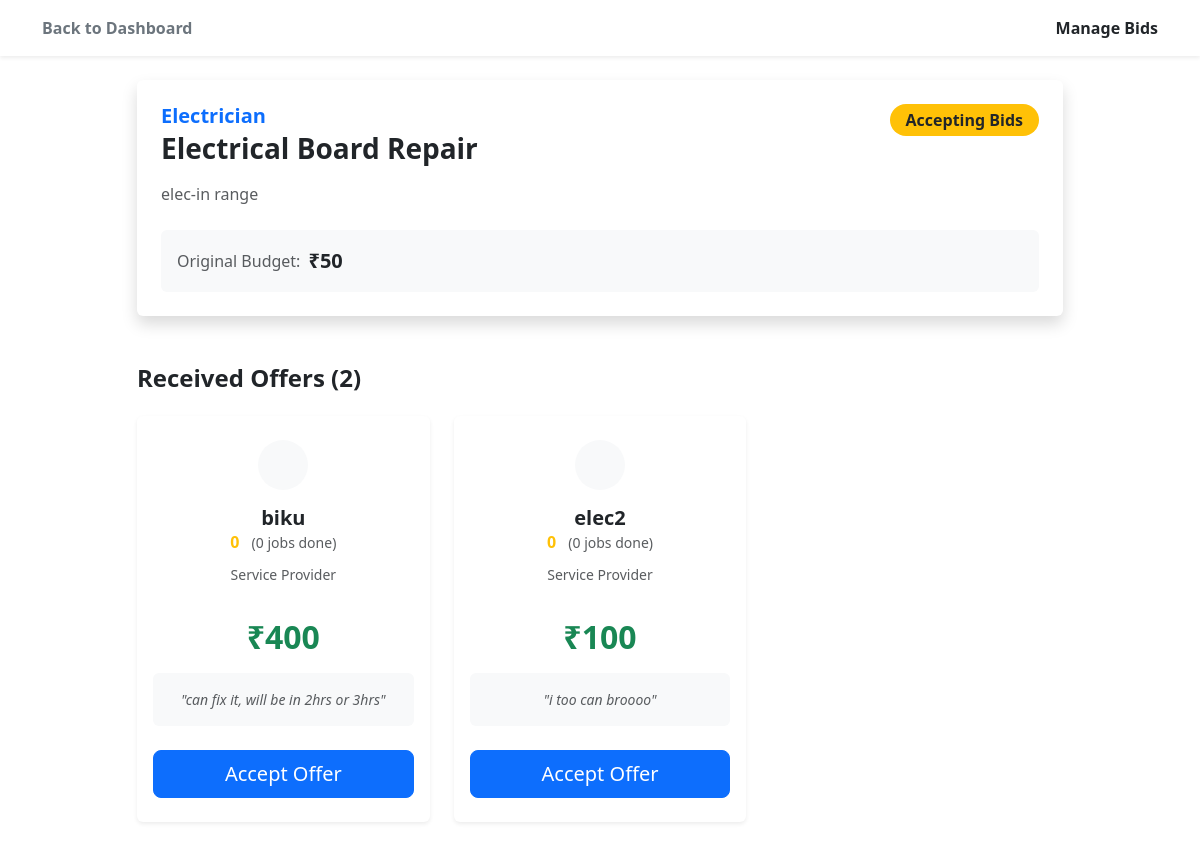
The page /view_bids/1 (signed in) on the database as committed earlier.
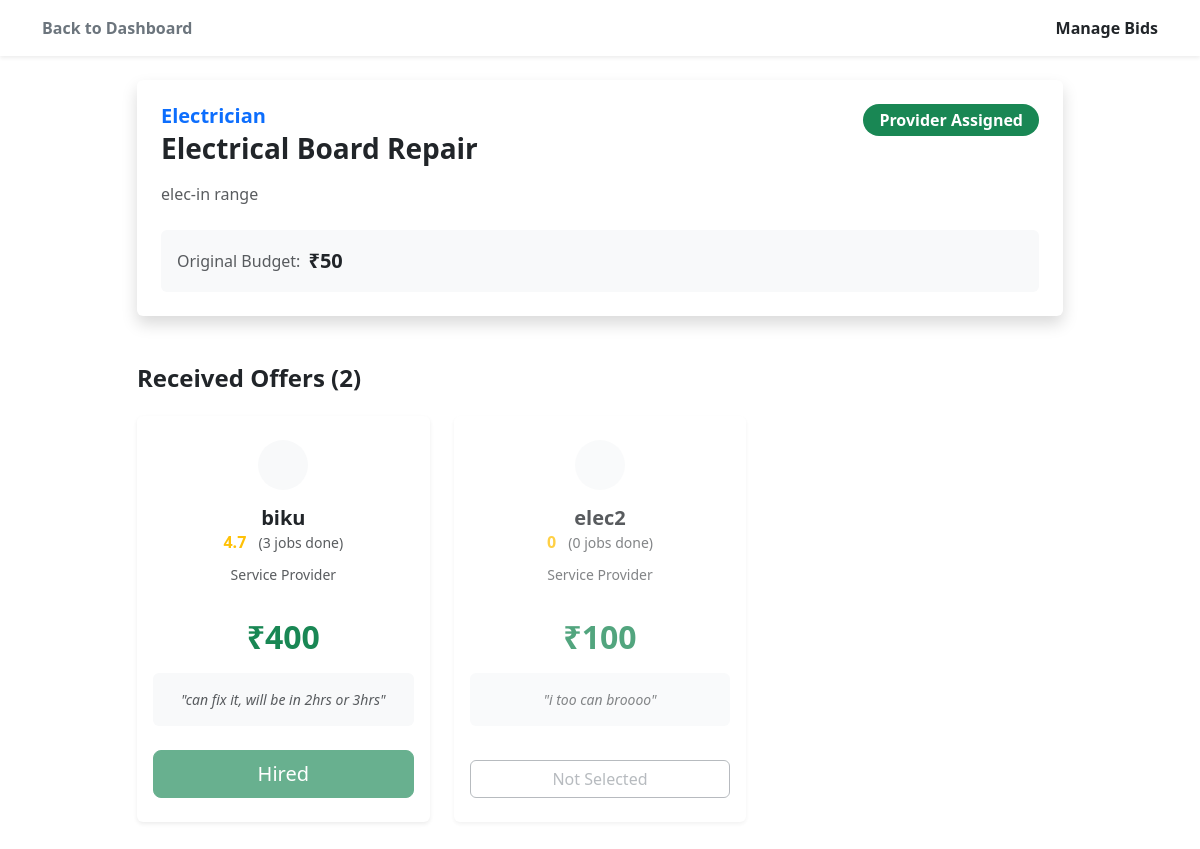
The same page on the database as committed later.
### app.py (models this page shows)
class bids(db.Model):
    id=db.Column(db.Integer, primary_key=True)
    bid_amount=db.Column(db.Integer, nullable=False)
    ser_req_id=db.Column(db.Integer, nullable=False)
    con_id=db.Column(db.Integer, nullable=False)
    prov_id=db.Column(db.Integer, nullable=False)
    msg=db.Column(db.String(500), nullable=False)

class users(db.Model):
    id = db.Column(db.Integer, primary_key=True)
    email = db.Column(db.String(120), unique=True, nullable=False, index=True)
    password_hash = db.Column(db.String(255), nullable=False)
    full_name = db.Column(db.String(120), nullable=False)
    latitude = db.Column(db.Float, nullable=False)
    longitude = db.Column(db.Float, nullable=False)
    radius_km = db.Column(db.Float, default=5.0)  # optional usage
    is_provider = db.Column(db.Boolean, default=False)
    is_consumer = db.Column(db.Boolean, default=False)
    user_skill=db.Column(db.String(20), nullable=True)
    created_at = db.Column(db.DateTime, default=db.func.current_timestamp())

### app.py (the view)
@app.route('/view_bids/<int:req_id>')
def view_bids(req_id):
    if 'user_id' not in session:
        return redirect(url_for('login'))
    req = service_request.query.get_or_404(req_id)
    if req.consumer_id != session['user_id']:
        flash("Unauthorized")
        return redirect(url_for('consumer_dashboard'))
    results = db.session.query(bids, users).join(users, bids.prov_id == users.id).filter(bids.ser_req_id == req_id).all()
    provider_stats = {}
    for bid, provider in results:
        job_count = reviews.query.filter_by(provider_id=provider.id).count()
        avg_rating_query = db.session.query(func.avg(reviews.rating)).filter(reviews.provider_id == provider.id).scalar()
        avg_rating = round(avg_rating_query, 1) if avg_rating_query else 0
        provider_stats[provider.id] = {
            'count': job_count,
            'rating': avg_rating
        }
    return render_template('consumer/view_bids.html', service=req, bid_data=results, stats=provider_stats)

### templates/consumer/view_bids.html (shortened to what the changed rows need)
{% extends 'base.html' %}
{% block body %}
<div class="container pb-5">
    <div class="row justify-content-center mb-5">
        <div class="col-lg-10">
            <div class="card shadow border-0">
                <div class="card-body p-4">
                    <div class="d-flex justify-content-between align-items-start">
                        <div>
                            <h5 class="text-primary fw-bold mb-1">{{ service.service_type }}</h5>
                            <h3 class="fw-bold text-dark mb-3">{{ service.service_title }}</h3>
                        </div>
                        {% if service.assigned_provider_id %}
                        <span class="badge bg-success fs-6 rounded-pill px-3 py-2">
                             Provider Assigned
                        </span>
                        {% else %}
                        <span class="badge bg-warning text-dark fs-6 rounded-pill px-3 py-2">
                             Accepting Bids
                        </span>
                        {% endif %}
                    </div>
                </div>
            </div>
        </div>
    </div>
    <div class="row justify-content-center">
        <div class="col-lg-10">
            <div class="row row-cols-1 row-cols-md-2 row-cols-lg-3 g-4">
                {% for bid, provider in bid_data %}
                <div class="col">
                    <div
                        class="card h-100 shadow-sm border-0
                        {% if service.assigned_provider_id == provider.id %} border-success border-2 shadow {% elif service.assigned_provider_id %} opacity-75 {% endif %}">
                        <div class="card-header bg-transparent border-0 pt-4 pb-0 text-center">
                            <div class="bg-light rounded-circle d-inline-flex align-items-center justify-content-center mb-3"
                                style="width: 50px; height: 50px;">
                            </div>
                            <h5 class="fw-bold mb-0">{{ provider.full_name }}</h5>
                            <div class="mb-2">
                                <span class="text-warning fw-bold">
                                    {{ stats[provider.id]['rating'] }}
                                </span>
                                <span class="text-muted small ms-2">
                                    ({{ stats[provider.id]['count'] }} jobs done)
                                </span>
                            </div>
                            <small class="text-muted">Service Provider</small>
                        </div>
                        <div class="card-body text-center">
                            <h2 class="text-success fw-bold my-3">₹{{ bid.bid_amount }}</h2>
                            <div class="p-3 bg-light rounded fst-italic text-muted small">
                                "{{ bid.msg }}"
                            </div>
                        </div>
                        <div class="card-footer bg-transparent border-0 pb-4">
                            <div class="d-grid gap-2">
                                {% if not service.assigned_provider_id %}
                                <a href="{{ url_for('accept_bid', bid_id=bid.id) }}" class="btn btn-primary btn-lg"
                                    onclick="return confirm('Are you sure you want to hire {{ provider.full_name }} for ₹{{ bid.bid_amount }}?');">
                                    Accept Offer
                                </a>
                                {% elif service.assigned_provider_id == provider.id %}
                                <button class="btn btn-success btn-lg disabled" disabled>
                                     Hired
                                </button>
                                {% else %}
                                <button class="btn btn-outline-secondary disabled" disabled>
                                    Not Selected
                                </button>
                                {% endif %}
                            </div>
                        </div>
                    </div>
                </div>
                {% endfor %}
            </div>
        </div>
    </div>
</div>
{% endblock body %}

Rows that differ between the two databases and show on the page:
changed service_request "Electrical Board Repair": assigned_provider_id empty → 2 (drawn)
computed for bids "can fix it, will be in 2hrs or 3hrs": stats "0" → "4.7"; stats "0" → "3"; text "Accept Offer" → "Hired"
computed for bids "i too can broooo": text "Accept Offer" → "Not Selected"
Other text that changed with them:
text no longer shown: "Accepting Bids"
text now shown: "Provider Assigned"
